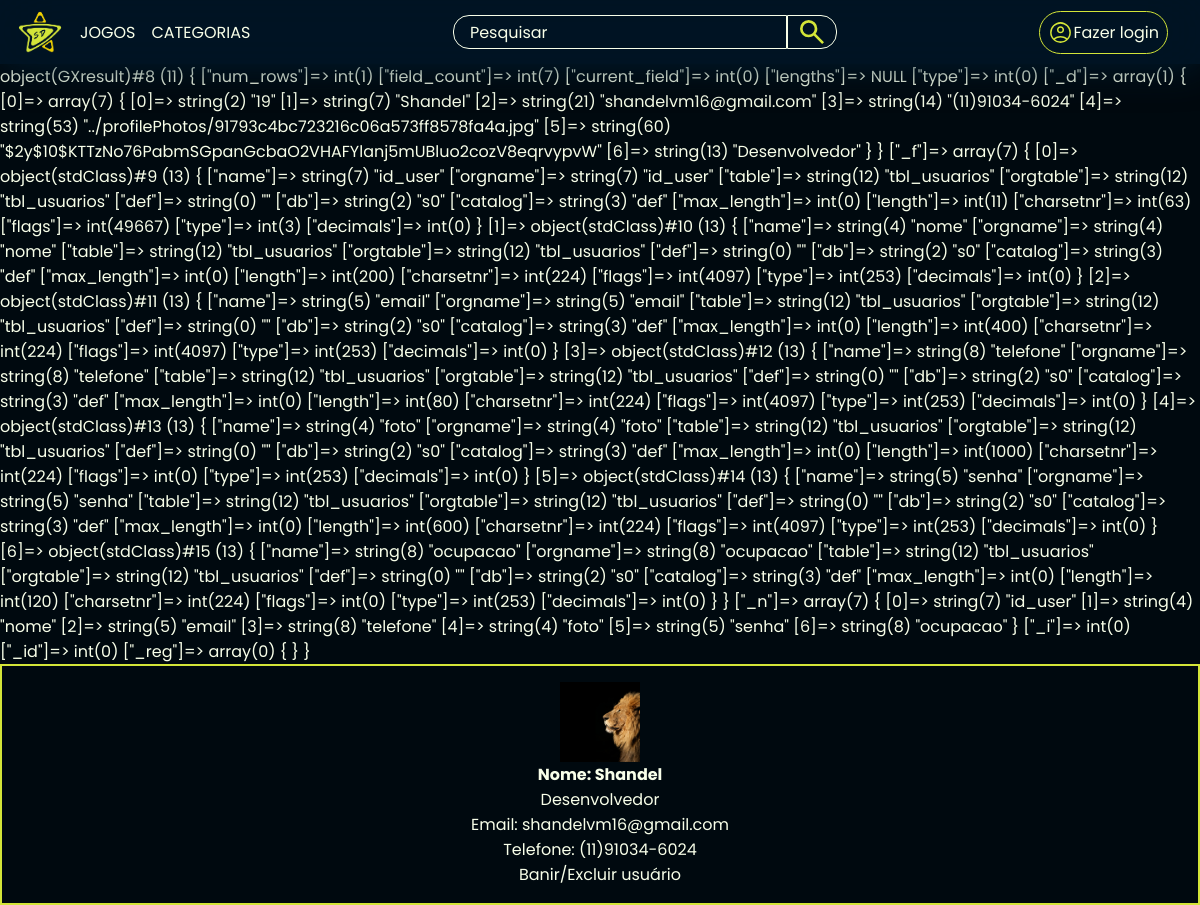
Screenshot of /stardustPlay/php/listarUsers.php with the database file from the repository.
### tables this page shows
CREATE TABLE IF NOT EXISTS `tbl_usuarios` (
  `id_user` int NOT NULL AUTO_INCREMENT,
  `nome` varchar(50) NOT NULL,
  `email` varchar(100) NOT NULL,
  `telefone` varchar(20) NOT NULL,
  `foto` varchar(250) DEFAULT '../profilePhotos/photoPadrao.png',
  `senha` varchar(150) NOT NULL,
  `ocupacao` varchar(30) DEFAULT NULL,
  PRIMARY KEY (`id_user`)
);

### stardustPlay/php/listarUsers.php (the view, shortened to what this page needs)
<?php include('topo.php'); ?>
<link rel="stylesheet" href="../css/listarUser.css">
<body>
    <?php
    include('header.php');
    require('connect.php');
    $usuarios = mysqli_query($conn, "SELECT * FROM `tbl_usuarios`;");
    echo var_dump($usuarios);
    echo "<div class=container_profiles>";
    while($user = mysqli_fetch_assoc($usuarios)){
        echo "<div class=card_profile>";
            echo "<img src= $user[foto]>";
            echo "<h4>Nome: $user[nome]</h4>";
            echo "<p>$user[ocupacao]</p>";
            echo "<p>Email: $user[email]</p>";
            echo "<p>Telefone: $user[telefone]</p>";
            echo "<a href=javascript:excluirUser($user[id_user])>Banir/Excluir usuário</a>";
        echo "</div>";
    }
    echo "</div>";
    ?>
</body>
</html>

### stardustPlay/css/root.css (style rules this page uses)
:root { --cor-primaria: #00090f; --cor-primaria-hover: #011d31; --cor-primaria-glass: #01213a77; --cor-secundaria: #d3e538; --cor-secundaria-hover: #c8d836; --cor-terciaria: #f8ffe9; --cor-quarta: #c1292e; --cor-quinta: #f1d302; --fonte-principal: "Poppins", sans-serif; }
* { margin: 0; padding: 0; box-sizing: border-box; }
body { background-color: var(--cor-primaria); color: var(--cor-terciaria); font-family: var(--fonte-principal); position: relative; z-index: -2; overflow-x: hidden; }
a { text-decoration: none; color: var(--cor-terciaria); }

### stardustPlay/css/listarUser.css (style rules this page uses)
.container_profiles { display: flex; flex-wrap: wrap; gap: 1em; }
.card_profile { display: flex; flex-direction: column; flex-grow: 1; padding: 1em; align-items: center; border: 2px solid var(--cor-secundaria); }
.card_profile img { height: 5em; width: 5em; object-fit: cover; }

### rows the page displays
tbl_usuarios: foto (picture), nome "Shandel", ocupacao "Desenvolvedor", email "shandelvm16@gmail.com", telefone "(11)91034-6024"
